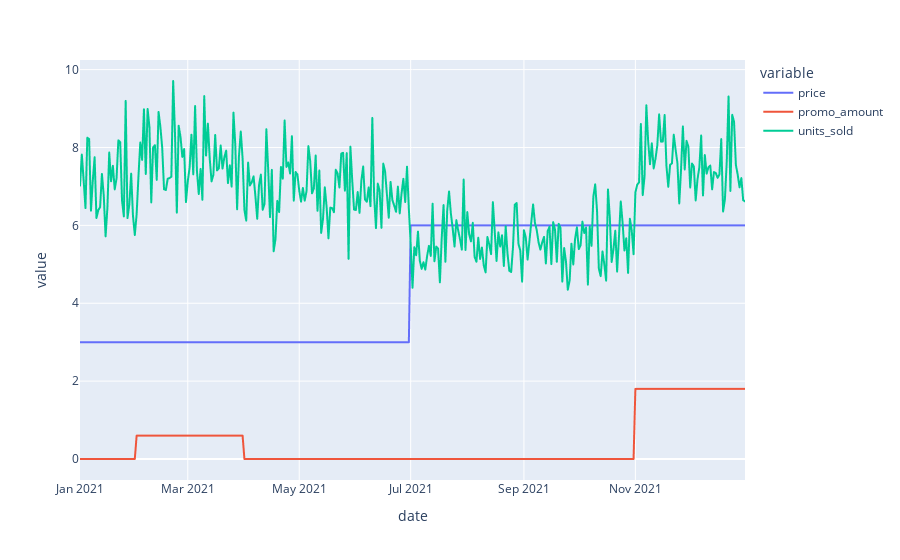

Write notebook code for a chart like this one.
### Code cell
SALES.viz_ts_data()

### Figure 1 — Plotly figure (JSON) as saved in the notebook; plotly's stock layout.template omitted (floating-point values rounded to 4 significant figures; data arrays with more than 128 entries replaced by an {"elided": "..."} marker saying what was removed)
{"data": [{"hovertemplate": "variable=price<br>date=%{x}<br>value=%{y}<extra></extra>", "legendgroup": "price", "line": {"color": "#636efa", "dash": "solid"}, "marker": {"symbol": "circle"}, "mode": "lines", "name": "price", "showlegend": true, "type": "scattergl", "x": {"elided": "365 str values"}, "xaxis": "x", "y": {"elided": "365 int values"}, "yaxis": "y"}, {"hovertemplate": "variable=promo_amount<br>date=%{x}<br>value=%{y}<extra></extra>", "legendgroup": "promo_amount", "line": {"color": "#EF553B", "dash": "solid"}, "marker": {"symbol": "circle"}, "mode": "lines", "name": "promo_amount", "showlegend": true, "type": "scattergl", "x": {"elided": "365 str values"}, "xaxis": "x", "y": {"elided": "365 float values"}, "yaxis": "y"}, {"hovertemplate": "variable=units_sold<br>date=%{x}<br>value=%{y}<extra></extra>", "legendgroup": "units_sold", "line": {"color": "#00cc96", "dash": "solid"}, "marker": {"symbol": "circle"}, "mode": "lines", "name": "units_sold", "showlegend": true, "type": "scattergl", "x": {"elided": "365 str values"}, "xaxis": "x", "y": {"elided": "365 float values"}, "yaxis": "y"}], "layout": {"legend": {"title": {"text": "variable"}, "tracegroupgap": 0}, "margin": {"t": 60}, "xaxis": {"anchor": "y", "domain": [0, 1], "title": {"text": "date"}}, "yaxis": {"anchor": "x", "domain": [0, 1], "title": {"text": "value"}}}}
